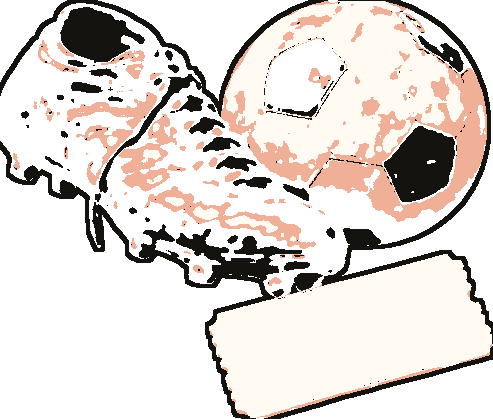
#> input picture scripts/marketing/kit/assets/bootball-line.png, 493 x 419 px; its folder holds only this picture in this run
$ python cut-graffiti.py ../marketing/kit/assets/bootball-line.png
#> lines starting #> are read from the running program, lines starting #| are printed output that depends on the picture; after the words box and inside, x2 and y2 are one past the last pixel; in counts of white or black regions, pixels touching at a corner belong together
"""
LIFE · TOWN — the designer's graffiti sheets for Athens, cut and placed per club.

Three sheets (owner, 22.10.2026): a CITY sheet that belongs to every Athens club, and one sheet
each for AEK and Panathinaikos. The white paper becomes alpha, every piece is found as a connected
blob and saved alone (`<sheet>-<i>.webp`); `rects.js` lists them.

Which piece goes on which club's walls is decided HERE, once, from the clubs' approved
rival-colour policies (`club-packs/<id>/identity.json`): a city piece that carries a banned
colour (Olympiacos bans green, Panathinaikos bans red) is never offered to that club. A club
never sees another club's own sheet.

    python3 -I scripts/life/cut-graffiti.py <street> <tags> <athens> <aek> <pao> <olympiacos> <zrinjski>
    python3 -I scripts/life/cut-graffiti.py --assign     # re-decide who carries what from the pieces on disk

Every club the portal knows gets a list, not only the clubs with a pack: a club with no LIFE file still has a
street (Maccabi Haifa, PAOK), and its walls carry the street and tag sheets until it has a sheet of its own.
"""
import colorsys, json, os, re, sys
import numpy as np
from PIL import Image
from scipy import ndimage

ROOT = os.path.join(os.path.dirname(os.path.abspath(__file__)), '..', '..')
OUT = os.path.join(ROOT, 'public', 'life', 'town', 'tex', 'graffiti')
JOIN = {'panathinaikos', 'zrinjski-mostar'}
# sheets drawn tight together: a smaller bridge so two pieces stay two
GAP = {'olympiacos': 2, 'street': 2}
GREECE = ['aek-athens', 'panathinaikos', 'olympiacos']
# sheet → who may carry it: 'all' clubs, a city's clubs, or one club
SHEETS = [
    ('street', 'all'), ('tags', 'all'), ('athens', GREECE),
    ('aek-athens', ['aek-athens']), ('panathinaikos', ['panathinaikos']), ('olympiacos', ['olympiacos']),
    ('zrinjski-mostar', ['zrinjski-mostar']),
]
# pieces that stay off every wall, each with its reason (decided by look, 22.10.2026)
HOLD = {
    ('street', 0): 'a protected cartoon character, painted into the pop-art kiss beside it',
    ('street', 5): 'the lettering falls apart when cut: only "IS CRIME" survives',
    ('street', 7): 'a stray splatter, not a piece',
    ('zrinjski-mostar', 2): 'a protected cartoon character',
    ('zrinjski-mostar', 7): 'rifles: no weapons anywhere in LIFE',
    ('zrinjski-mostar', 8): 'the crest\'s ribbon, cut off the crest',
}
# pieces of a shared sheet that belong to one club only
ONLY = {('street', 3): 'st-pauli'}


def clubs_all():
    packs = {d for d in os.listdir(os.path.join(ROOT, 'club-packs')) if os.path.isdir(os.path.join(ROOT, 'club-packs', d))}
    reg = open(os.path.join(ROOT, 'lib', 'master', 'registry.ts'), encoding='utf-8').read()
    return sorted(packs | set(re.findall(r"^\s*c\('([a-z0-9-]+)'", reg, re.M)))


def banned_hues(club):
    """Hue bands (degrees) this club's town never paints: the owner-approved rival colours, ±22°, and for
    Hapoel Tel Aviv the whole yellow-to-amber band (rule 8 has no exception for a wall)."""
    out = [(33.5, 80.0)] if club == 'hapoel-tel-aviv' else []
    p = os.path.join(ROOT, 'club-packs', club, 'identity.json')
    if not os.path.exists(p):
        return out
    pol = json.load(open(p)).get('colorPolicy') or {}
    for h in pol.get('rivalIdentityColors', []):
        r, g, b = (int(h[i:i + 2], 16) / 255 for i in (1, 3, 5))
        hue = colorsys.rgb_to_hsv(r, g, b)[0] * 360
        out.append((hue - 22, hue + 22))
    return out


def cut(path, name):
    """Each piece becomes its own file (`<sheet>-<i>.webp`), holding only its own blob, so a
    neighbour's corner never rides along onto a wall."""
#> called with name = 'street'
    im = Image.open(path).convert('RGB')
    a = np.asarray(im).astype(np.float32) / 255
    white = (a.min(axis=2) > 0.9) & ((a.max(axis=2) - a.min(axis=2)) < 0.08)
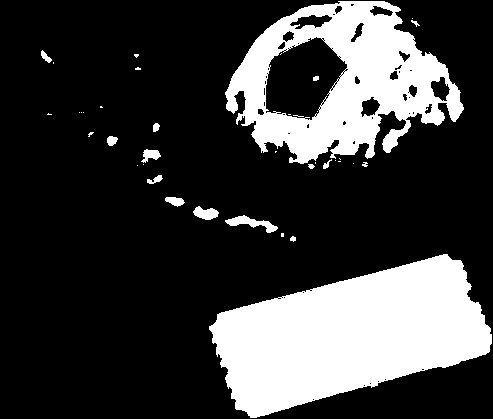
#> white: shape (419, 493) bool; 23.7% white; 39 white regions (23 under 20 px), largest, box (x1, y1, x2, y2) and area: (209, 254, 492, 418) 28197, (225, 1, 464, 164) 19246, (225, 215, 278, 233) 369
    ink = ~white
    H, W = ink.shape
#> H = 419; W = 493
    # pieces: blobs of ink, joined across small gaps (drips, splashes)
    lab, n = ndimage.label(ndimage.binary_dilation(ink, iterations=GAP.get(name, 5)))
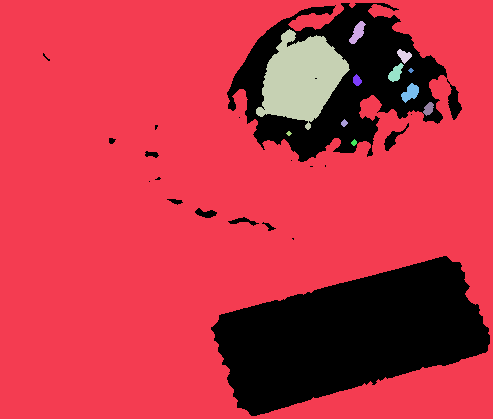
#> lab: shape (419, 493) int32; 13 distinct labels, from 0 to 12; one colour per label, 0 black
#> n = 12
    blobs = []
    for i, sl in enumerate(ndimage.find_objects(lab), start=1):
        y0, y1, x0, x1 = sl[0].start, sl[0].stop, sl[1].start, sl[1].stop
        if (y1 - y0) * (x1 - x0) >= 0.01 * H * W:
            blobs.append({'ids': {i}, 'b': [x0, y0, x1, y1]})
#> this loop made 12 passes
#> (y0, y1, x0, x1) on passes 1 to 12: (0, 419, 0, 493), (21, 44, 349, 366), (29, 130, 256, 350), (49, 64, 397, 412), (63, 82, 388, 404), (68, 73, 408, 414), (74, 86, 353, 362), (83, 103, 401, 419), (102, 116, 423, 434), (119, 127, 341, 348), (131, 136, 286, 292), (139, 146, 351, 357)
#> after the loop, blobs = 2 items
    # one word painted in two blobs ("GATE" "13") is one piece: same line, a narrow gap. Only on the
    # sheet where it happens — on the city sheet the Parthenon and ATHENA line up the same way and are two
    merged = name in JOIN
    while merged:
        merged = False
        for p in blobs:
            for q in blobs:
                if p is q:
                    continue
                (ax0, ay0, ax1, ay1), (bx0, by0, bx1, by1) = p['b'], q['b']
                ov = min(ay1, by1) - max(ay0, by0)
                gap = max(bx0 - ax1, ax0 - bx1)
                h = max(ay1 - ay0, by1 - by0)
                if ov > 0 and gap < 0.03 * W and abs(ay0 - by0) < 0.08 * h and abs(ay1 - by1) < 0.08 * h:
                    p['ids'] |= q['ids']; p['b'] = [min(ax0, bx0), min(ay0, by0), max(ax1, bx1), max(ay1, by1)]
                    blobs.remove(q); merged = True; break
            if merged:
                break
    # soft alpha from distance to white, so the paper edge does not ring
    dist = np.clip((1 - a.min(axis=2)) / 0.12, 0, 1)
    sat = a.max(axis=2) - a.min(axis=2)
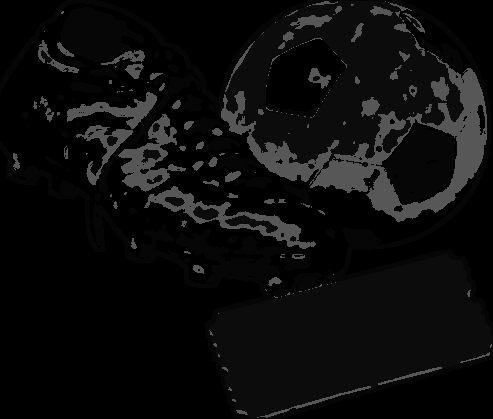
#> sat: shape (419, 493) float32; min 0, max 0.345, mean 0.0498
    alpha = np.maximum(dist, np.clip(sat / 0.1, 0, 1))
    rgb = np.asarray(im)
    hsv = np.asarray(im.convert('HSV')).astype(np.float32)
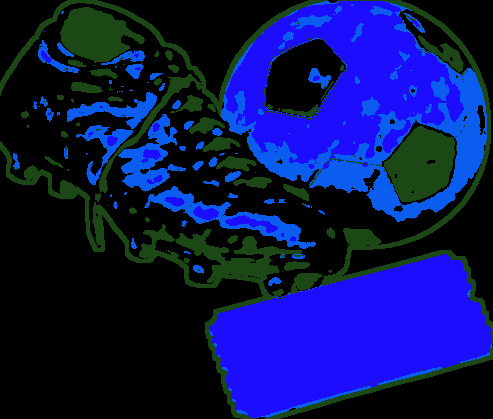
#> hsv: shape (419, 493, 3) float32; mean R, G, B 11.6, 21.7, 87.2
    pieces = []
    for k, p in enumerate(sorted(blobs, key=lambda b: (b['b'][1] // 120, b['b'][0]))):
        x0, y0, x1, y1 = p['b']
        own = np.isin(lab[y0:y1, x0:x1], list(p['ids']))
        al = (alpha[y0:y1, x0:x1] * own * 255).astype(np.uint8)
        Image.fromarray(np.dstack([rgb[y0:y1, x0:x1], al]), 'RGBA').save(os.path.join(OUT, f'{name}-{k}.webp'), 'WEBP', quality=88, method=6)
        sub = hsv[y0:y1, x0:x1]
        m = own & ink[y0:y1, x0:x1] & (sub[..., 1] > 90) & (sub[..., 2] > 60)
        pieces.append({'f': f'{name}-{k}', 'wh': [x1 - x0, y1 - y0], 'hues': sub[..., 0][m] * 360 / 255, 'n': int((own & ink[y0:y1, x0:x1]).sum())})
#> this loop made 2 passes
#> (x0, y0, x1, y1) on passes 1 to 2: (0, 0, 493, 419), (256, 29, 350, 130)
#> pass 1, in cut, `al = (alpha[y0:y1, x0:x1] * own * 255).astype(np.uint8)`:
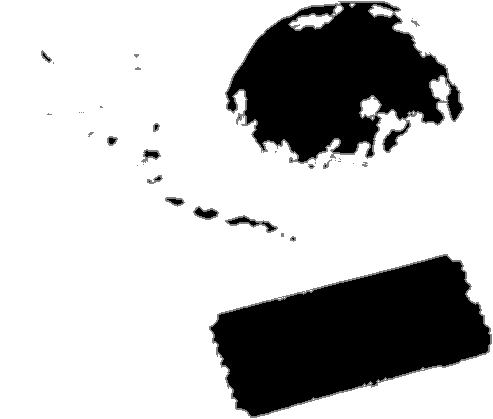
#> al: shape (419, 493); min 0, max 255, mean 191.6
#> pass 1, in cut, `Image.fromarray(np.dstack([rgb[y0:y1, x0:x1], al]), 'RGBA').save(os.pa..`:
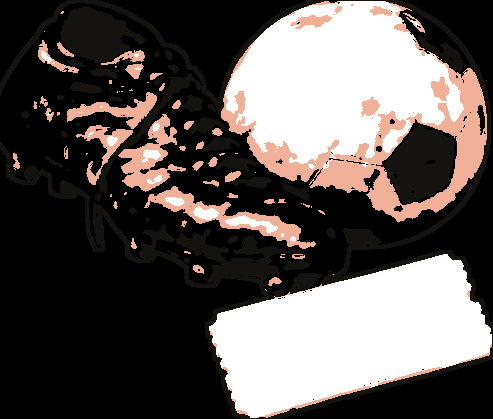
#> saved as street-0.webp: PIL image 493x419 RGBA; mean R, G, B, A 87.1, 79.5, 74.5, 191.6; transparent parts drawn white
#> pass 1, in cut, `m = own & ink[y0:y1, x0:x1] & (sub[..., 1] > 90) & (sub[..., 2] > 60)`:
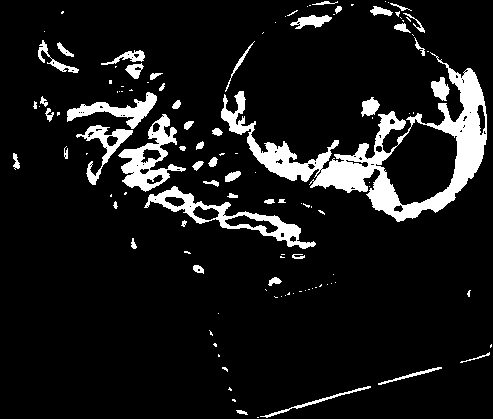
#> m: shape (419, 493) bool; 9.6% white; 121 white regions (72 under 20 px), largest, box (x1, y1, x2, y2) and area: (221, 52, 487, 222) 9738, (144, 186, 316, 249) 2047, (118, 114, 186, 192) 1884
#> after the loop, pieces = 2 items
    return pieces


def carries(piece, band):
    if not len(piece['hues']):
        return False
    lo, hi = band
    h = piece['hues']
    inside = ((h >= lo) & (h <= hi)) | ((h + 360 >= lo) & (h + 360 <= hi)) | ((h - 360 >= lo) & (h - 360 <= hi))
    return inside.sum() / max(1, piece['n']) > 0.01


def on_disk():
    """The pieces already cut, measured again from their own files: the same pixels the cutter measured."""
    sets = {}
    for name, _ in SHEETS:
        k = 0
        while os.path.exists(os.path.join(OUT, f'{name}-{k}.webp')):
            im = Image.open(os.path.join(OUT, f'{name}-{k}.webp')).convert('RGBA')
            a = np.asarray(im)
            ink = a[..., 3] > 128
            hsv = np.asarray(im.convert('RGB').convert('HSV')).astype(np.float32)
            m = ink & (hsv[..., 1] > 90) & (hsv[..., 2] > 60)
            sets.setdefault(name, []).append({'f': f'{name}-{k}', 'wh': [im.width, im.height], 'hues': hsv[..., 0][m] * 360 / 255, 'n': int(ink.sum())})
            k += 1
    return sets


def main(*files):
    os.makedirs(OUT, exist_ok=True)
    sets = on_disk() if files == ('--assign',) else {name: cut(f, name) for (name, _), f in zip(SHEETS, files)}
#> sets = 1 item
    clubs = {}
    for club in clubs_all():
        bans = banned_hues(club)
        lst, held = [], []
        for name, who in SHEETS:
            if name not in sets or (who != 'all' and club not in who):
                continue
            for i, p in enumerate(sets[name]):
                if (name, i) in HOLD or ((name, i) in ONLY and ONLY[(name, i)] != club):
                    continue
                if any(carries(p, b) for b in bans):
                    held.append(f'{name}-{i}')
                else:
                    lst.append([name, i])
        clubs[club] = lst
        print(club, len(lst), 'pieces; held for colour:', held)
    for f in os.listdir(OUT):
        if f.endswith('.webp') and not any(f == p['f'] + '.webp' for v in sets.values() for p in v):
            os.remove(os.path.join(OUT, f))
    rects = {k: [[p['f'], *p['wh']] for p in v] for k, v in sets.items()}
    with open(os.path.join(OUT, 'rects.js'), 'w') as f:
        f.write('/* the designer\'s graffiti (owner, 22.10.2026) — cut by scripts/life/cut-graffiti.py.\n'
                '   pieces: [file, width, height] per sheet; clubs: which pieces each club\'s walls may carry, with\n'
                '   pieces that carry the club\'s banned colours, and held pieces, already left out. */\n')
        f.write('window.__GRAFFITI=' + json.dumps({'rects': rects, 'clubs': clubs}, separators=(',', ':')) + ';\n')


if __name__ == '__main__':
#> (the run stopped early here; a loop or call above may not have finished)
